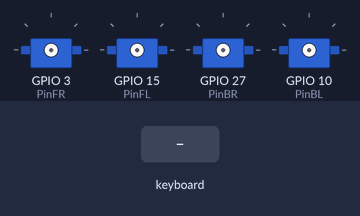
The program below on a simulated Raspberry Pi (BCM pin numbers). Parts: 4 × servo. Inputs (shaded band) come from the test bench. The pygame window is not drawn; servo angles are drawn from the pulse width (0.5 ms = 0°, 2.5 ms = 180°).

Above: at 1.2 s.
1.3 s: key "w" typed on the keyboard
2.8 s: key "s" typed on the keyboard
At 3.3 s:
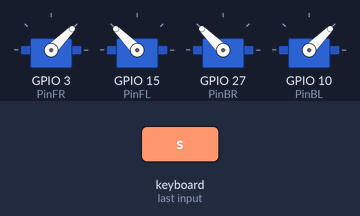
4.3 s: key "d" typed on the keyboard
At 5.5 s:
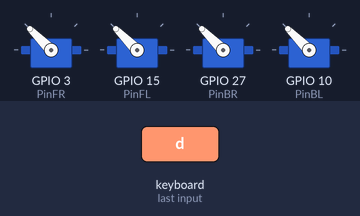
5.8 s: key "a" typed on the keyboard
At 6.8 s:
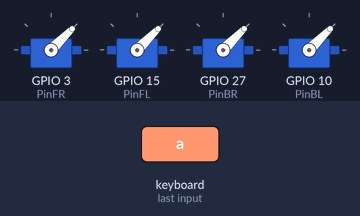
Timing chart, 0 to 8.3 s (numbered marks = the images above; inputs shaded):
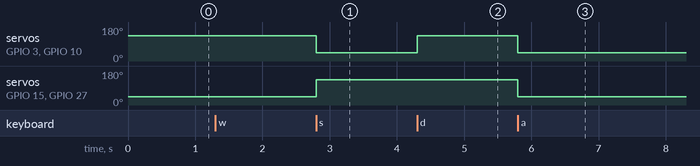

Measured:
- after the input at 2.8 s, servo on GPIO 3 (PinFR), servo on GPIO 10 (PinBL): 135° → 45° at once; servo on GPIO 15 (PinFL), servo on GPIO 27 (PinBR): 45° → 135° at once
- after the input at 4.3 s, servo on GPIO 3 (PinFR), servo on GPIO 10 (PinBL): 45° → 135° at once
- after the input at 5.8 s, servo on GPIO 3 (PinFR), servo on GPIO 15 (PinFL), servo on GPIO 27 (PinBR), servo on GPIO 10 (PinBL): 135° → 45° at once

The program:

servo_with__keyboard.py
```python
# importing pygame module
import pygame
import pigpio
from pygame.locals import *

# importing sys module
import sys

PinFR = 3     #Front Right Motor
PinFL = 15    #Front Left Motor
PinBR = 27    #Back Right Motor
PinBL = 10    #Back Left Motor

pwm = pigpio.pi()

def forward(s1 = 2000, s2 = 1000):
    pwm.set_servo_pulsewidth(PinFR, s1) #anti-clockwise
    pwm.set_servo_pulsewidth(PinFL, s2) #clockwise
    pwm.set_servo_pulsewidth(PinBR, s2) #anti-clockwise
    pwm.set_servo_pulsewidth(PinBL, s1) #clockwise

def backward(s1 = 2000, s2 = 1000):
    pwm.set_servo_pulsewidth(PinFR, s2) #anti-clockwise
    pwm.set_servo_pulsewidth(PinFL, s1) #clockwise
    pwm.set_servo_pulsewidth(PinBR, s1) #anti-clockwise
    pwm.set_servo_pulsewidth(PinBL, s2) #clockwise

def right():
    pwm.set_servo_pulsewidth(PinFR, 2000) #anti-clockwise
    pwm.set_servo_pulsewidth(PinFL, 2000) #clockwise
    pwm.set_servo_pulsewidth(PinBR, 2000) #anti-clockwise
    pwm.set_servo_pulsewidth(PinBL, 2000) #clockwise

def left():
    pwm.set_servo_pulsewidth(PinFR, 1000) #anti-clockwise
    pwm.set_servo_pulsewidth(PinFL, 1000) #clockwise
    pwm.set_servo_pulsewidth(PinBR, 1000) #anti-clockwise
    pwm.set_servo_pulsewidth(PinBL, 1000) #clockwise

def stop():
    pwm.set_servo_pulsewidth(PinFR, 0) #anti-clockwise
    pwm.set_servo_pulsewidth(PinFL, 0) #clockwise
    pwm.set_servo_pulsewidth(PinBR, 0) #anti-clockwise
    pwm.set_servo_pulsewidth(PinBL, 0) #clockwise


# initialising pygame
pygame.init()

# creating display
display = pygame.display.set_mode((300, 300))

# creating a running loop
while True:
	# creating a loop to check events that
	# are occurring
	for event in pygame.event.get():
		if event.type == pygame.QUIT:
			pygame.quit()
			sys.exit()

		# checking if keydown event happened ore not
		if event.type == pygame.KEYDOWN:
			# checking if key "W" was pressed
			if event.key == pygame.K_w:
				forward()

			# checking if key "S" was pressed
			if event.key == pygame.K_s:
				backward()

			# checking if key "D" was pressed
			if event.key == pygame.K_d:
				right()

			# checking if key "A" was pressed
			if event.key == pygame.K_a:
				left()

			if event.key == pygame.K_ESCAPE:
				stop()
				break

		if event.type == pygame.KEYUP:
 				stop()

sys.exit()
pygame.exit()
```
